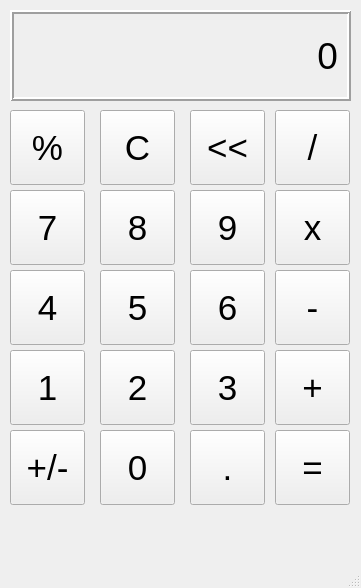
<?xml version="1.0" encoding="UTF-8"?>
<ui version="4.0">
 <class>MainWindow</class>
 <widget class="QMainWindow" name="MainWindow">
  <property name="geometry">
   <rect>
    <x>0</x>
    <y>0</y>
    <width>361</width>
    <height>588</height>
   </rect>
  </property>
  <property name="windowTitle">
   <string>Calculator</string>
  </property>
  <widget class="QWidget" name="centralwidget">
   <widget class="QLabel" name="outputLabel">
    <property name="geometry">
     <rect>
      <x>10</x>
      <y>10</y>
      <width>341</width>
      <height>91</height>
     </rect>
    </property>
    <property name="font">
     <font>
      <pointsize>28</pointsize>
     </font>
    </property>
    <property name="frameShape">
     <enum>QFrame::Box</enum>
    </property>
    <property name="frameShadow">
     <enum>QFrame::Raised</enum>
    </property>
    <property name="lineWidth">
     <number>2</number>
    </property>
    <property name="text">
     <string>0</string>
    </property>
    <property name="alignment">
     <set>Qt::AlignRight|Qt::AlignTrailing|Qt::AlignVCenter</set>
    </property>
    <property name="margin">
     <number>10</number>
    </property>
   </widget>
   <widget class="QPushButton" name="percentButton">
    <property name="geometry">
     <rect>
      <x>10</x>
      <y>110</y>
      <width>75</width>
      <height>75</height>
     </rect>
    </property>
    <property name="font">
     <font>
      <pointsize>26</pointsize>
     </font>
    </property>
    <property name="text">
     <string>%</string>
    </property>
   </widget>
   <widget class="QPushButton" name="cButton">
    <property name="geometry">
     <rect>
      <x>100</x>
      <y>110</y>
      <width>75</width>
      <height>75</height>
     </rect>
    </property>
    <property name="font">
     <font>
      <pointsize>26</pointsize>
     </font>
    </property>
    <property name="text">
     <string>C</string>
    </property>
   </widget>
   <widget class="QPushButton" name="arrowButton">
    <property name="geometry">
     <rect>
      <x>190</x>
      <y>110</y>
      <width>75</width>
      <height>75</height>
     </rect>
    </property>
    <property name="font">
     <font>
      <pointsize>26</pointsize>
     </font>
    </property>
    <property name="text">
     <string>&lt;&lt;</string>
    </property>
   </widget>
   <widget class="QPushButton" name="divisionButton">
    <property name="geometry">
     <rect>
      <x>275</x>
      <y>110</y>
      <width>75</width>
      <height>75</height>
     </rect>
    </property>
    <property name="font">
     <font>
      <pointsize>26</pointsize>
     </font>
    </property>
    <property name="text">
     <string>/</string>
    </property>
   </widget>
   <widget class="QPushButton" name="multiplyButton">
    <property name="geometry">
     <rect>
      <x>275</x>
      <y>190</y>
      <width>75</width>
      <height>75</height>
     </rect>
    </property>
    <property name="font">
     <font>
      <pointsize>26</pointsize>
     </font>
    </property>
    <property name="text">
     <string>x</string>
    </property>
   </widget>
   <widget class="QPushButton" name="nineButton">
    <property name="geometry">
     <rect>
      <x>190</x>
      <y>190</y>
      <width>75</width>
      <height>75</height>
     </rect>
    </property>
    <property name="font">
     <font>
      <pointsize>26</pointsize>
     </font>
    </property>
    <property name="text">
     <string>9</string>
    </property>
   </widget>
   <widget class="QPushButton" name="eightButton">
    <property name="geometry">
     <rect>
      <x>100</x>
      <y>190</y>
      <width>75</width>
      <height>75</height>
     </rect>
    </property>
    <property name="font">
     <font>
      <pointsize>26</pointsize>
     </font>
    </property>
    <property name="text">
     <string>8</string>
    </property>
   </widget>
   <widget class="QPushButton" name="sevenButton">
    <property name="geometry">
     <rect>
      <x>10</x>
      <y>190</y>
      <width>75</width>
      <height>75</height>
     </rect>
    </property>
    <property name="font">
     <font>
      <pointsize>26</pointsize>
     </font>
    </property>
    <property name="text">
     <string>7</string>
    </property>
   </widget>
   <widget class="QPushButton" name="minusButton">
    <property name="geometry">
     <rect>
      <x>275</x>
      <y>270</y>
      <width>75</width>
      <height>75</height>
     </rect>
    </property>
    <property name="font">
     <font>
      <pointsize>26</pointsize>
     </font>
    </property>
    <property name="text">
     <string>-</string>
    </property>
   </widget>
   <widget class="QPushButton" name="sixButton">
    <property name="geometry">
     <rect>
      <x>190</x>
      <y>270</y>
      <width>75</width>
      <height>75</height>
     </rect>
    </property>
    <property name="font">
     <font>
      <pointsize>26</pointsize>
     </font>
    </property>
    <property name="text">
     <string>6</string>
    </property>
   </widget>
   <widget class="QPushButton" name="fiveButton">
    <property name="geometry">
     <rect>
      <x>100</x>
      <y>270</y>
      <width>75</width>
      <height>75</height>
     </rect>
    </property>
    <property name="font">
     <font>
      <pointsize>26</pointsize>
     </font>
    </property>
    <property name="text">
     <string>5</string>
    </property>
   </widget>
   <widget class="QPushButton" name="fourButton">
    <property name="geometry">
     <rect>
      <x>10</x>
      <y>270</y>
      <width>75</width>
      <height>75</height>
     </rect>
    </property>
    <property name="font">
     <font>
      <pointsize>26</pointsize>
     </font>
    </property>
    <property name="text">
     <string>4</string>
    </property>
   </widget>
   <widget class="QPushButton" name="plusButton">
    <property name="geometry">
     <rect>
      <x>275</x>
      <y>350</y>
      <width>75</width>
      <height>75</height>
     </rect>
    </property>
    <property name="font">
     <font>
      <pointsize>26</pointsize>
     </font>
    </property>
    <property name="text">
     <string>+</string>
    </property>
   </widget>
   <widget class="QPushButton" name="threeButton">
    <property name="geometry">
     <rect>
      <x>190</x>
      <y>350</y>
      <width>75</width>
      <height>75</height>
     </rect>
    </property>
    <property name="font">
     <font>
      <pointsize>26</pointsize>
     </font>
    </property>
    <property name="text">
     <string>3</string>
    </property>
   </widget>
   <widget class="QPushButton" name="twoButton">
    <property name="geometry">
     <rect>
      <x>100</x>
      <y>350</y>
      <width>75</width>
      <height>75</height>
     </rect>
    </property>
    <property name="font">
     <font>
      <pointsize>26</pointsize>
     </font>
    </property>
    <property name="text">
     <string>2</string>
    </property>
   </widget>
   <widget class="QPushButton" name="oneButton">
    <property name="geometry">
     <rect>
      <x>10</x>
      <y>350</y>
      <width>75</width>
      <height>75</height>
     </rect>
    </property>
    <property name="font">
     <font>
      <pointsize>26</pointsize>
     </font>
    </property>
    <property name="text">
     <string>1</string>
    </property>
   </widget>
   <widget class="QPushButton" name="equalButton">
    <property name="geometry">
     <rect>
      <x>275</x>
      <y>430</y>
      <width>75</width>
      <height>75</height>
     </rect>
    </property>
    <property name="font">
     <font>
      <pointsize>26</pointsize>
     </font>
    </property>
    <property name="text">
     <string>=</string>
    </property>
   </widget>
   <widget class="QPushButton" name="decimalButton">
    <property name="geometry">
     <rect>
      <x>190</x>
      <y>430</y>
      <width>75</width>
      <height>75</height>
     </rect>
    </property>
    <property name="font">
     <font>
      <pointsize>26</pointsize>
     </font>
    </property>
    <property name="text">
     <string>.</string>
    </property>
   </widget>
   <widget class="QPushButton" name="zeroButton">
    <property name="geometry">
     <rect>
      <x>100</x>
      <y>430</y>
      <width>75</width>
      <height>75</height>
     </rect>
    </property>
    <property name="font">
     <font>
      <pointsize>26</pointsize>
     </font>
    </property>
    <property name="text">
     <string>0</string>
    </property>
   </widget>
   <widget class="QPushButton" name="plusminusButton">
    <property name="geometry">
     <rect>
      <x>10</x>
      <y>430</y>
      <width>75</width>
      <height>75</height>
     </rect>
    </property>
    <property name="font">
     <font>
      <pointsize>26</pointsize>
     </font>
    </property>
    <property name="text">
     <string>+/-</string>
    </property>
   </widget>
  </widget>
  <widget class="QMenuBar" name="menubar">
   <property name="geometry">
    <rect>
     <x>0</x>
     <y>0</y>
     <width>361</width>
     <height>26</height>
    </rect>
   </property>
  </widget>
  <widget class="QStatusBar" name="statusbar"/>
 </widget>
 <resources/>
 <connections/>
</ui>
